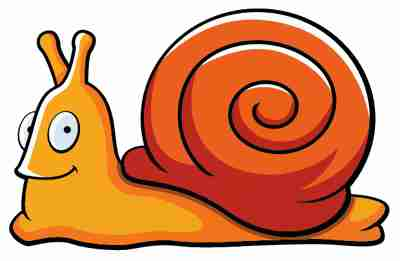
#> input picture Pixel-Perfect-main/server/models/Inpainting/data/snail.jpg, 400 x 261 px
$ python inpainting.py   (older library calls are emulated)
#> lines starting #> are read from the running program, lines starting #| are printed output that depends on the picture
#> further down, image is the input picture: PIL image 400x261 RGB; mean R, G, B 212.8, 149.2, 112.6
### Pixel-Perfect-main/server/models/Inpainting/utils/common_utils.py
from PIL import Image
import numpy as np

def load_image(path):
    image = Image.open(path)
    return image

# [35 lines left out: function get_image, not called in this run]


def crop_image(image, divisor=32):
    """
    Crops the image so that its dimensions are divisible by the given divisor.

    Args:
        image: A PIL Image object to be cropped.
        divisor: The number by which the image dimensions should be divisible (default is 32).

    Returns:
        Cropped image with dimensions that are multiples of the divisor.
    """
#> called with divisor = 32

    # Calculate new dimensions that are divisible by the divisor
    width, height = image.size
#> width = 400; height = 261
    new_width = width - (width % divisor)
#> new_width = 384
    new_height = height - (height % divisor)
#> new_height = 256

    # Determine the crop box to center the crop
    left = (width - new_width) // 2
#> left = 8
    top = (height - new_height) // 2
#> top = 2
    right = left + new_width
#> right = 392
    bottom = top + new_height
#> bottom = 258

    # Crop the image using the calculated box
    cropped_image = image.crop((left, top, right, bottom))
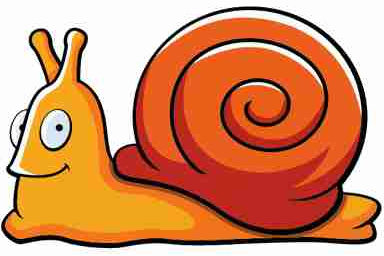
#> cropped_image: PIL image 384x256 RGB; mean R, G, B 210.3, 142.8, 103.9

    return cropped_image

### Pixel-Perfect-main/server/models/Inpainting/inpainting.py
from PIL import Image, ImageDraw, ImageFilter, ImageEnhance
import numpy as np
from utils.common_utils import *

class DemoModel:
    def __init__(self, img_pil, mask_pil=None):
        self.img_pil = crop_image(img_pil)
        self.mask_pil = mask_pil

    def process_image(self):
        try:
            # Convert images to RGBA
            img = self.img_pil.convert("RGBA")

            if self.mask_pil:
                # If mask is provided, use it for inpainting
                mask = self.mask_pil.convert("L")

                # Ensure mask and image have the same size
                if mask.size != img.size:
                    mask = mask.resize(img.size)

                # Create a new image for the result
                result = Image.new("RGBA", img.size, (0, 0, 0, 0))

                # Get image data as numpy arrays
                img_data = np.array(img)
                mask_data = np.array(mask)

                # Create an inverse mask for the original image
                inverse_mask = 255 - mask_data

                # Apply the mask
                for c in range(4):  # RGBA channels
                    img_data[:, :, c] = img_data[:, :, c] * (inverse_mask / 255.0)

                # Convert back to PIL Image
                result = Image.fromarray(img_data)

                # Apply some enhancements
                enhancer = ImageEnhance.Contrast(result)
                result = enhancer.enhance(1.2)

                enhancer = ImageEnhance.Sharpness(result)
                result = enhancer.enhance(1.1)

                return result
            else:
                # If no mask provided, just enhance the image
                enhancer = ImageEnhance.Contrast(img)
                img = enhancer.enhance(1.2)
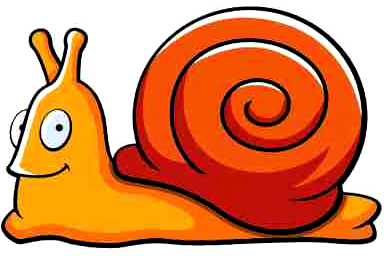
#> img: PIL image 384x256 RGBA; mean R, G, B, A 215, 136.3, 91.7, 255

                enhancer = ImageEnhance.Sharpness(img)
                img = enhancer.enhance(1.1)

                return img

        except Exception as e:
            print(f"Error in inpainting process: {str(e)}")
            import traceback
            print(f"Traceback: {traceback.format_exc()}")
            raise


if __name__ == "__main__":
    # example usage
    import os
    from PIL import Image

    img_path = './data/snail.jpg'
    image = Image.open(img_path)

    # get output path
    directory, filename = os.path.split(img_path)
    output_path = os.path.join(directory, 'output', filename)

    # use model
    model = DemoModel(img_pil=image)
    output_img = model.process_image()

    # save output image
    output_img.save(output_path)

    # MODEL 2
    img_path = './data/vase.png'
    mask_path = './data/vase_mask.png'
    image = Image.open(img_path)
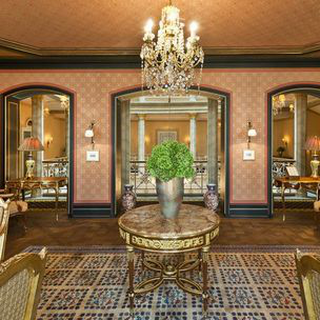
#> input picture Pixel-Perfect-main/server/models/Inpainting/data/vase.png, 320 x 320 px
#> image is the input picture: PIL image 320x320 RGB; mean R, G, B 137.6, 108.2, 73.2
#> (the run stopped early here; a loop or call above may not have finished)
